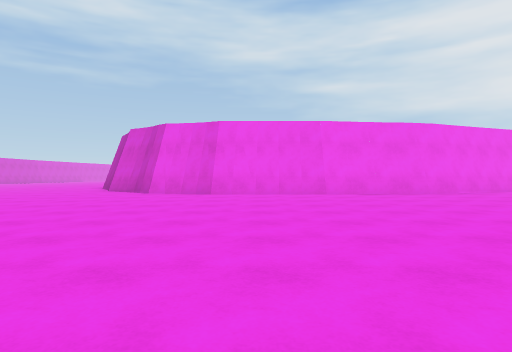
view 1 (above)

24 first-person views from a walk through a 3-D level made in the Unity game engine. The camera is 1.2 m above the floor, looks level and sees 75° across. The floor is counted in squares, 2 m on a side. Each view is taken from the middle of a square. On the plan, view 1 faces up. The plan holds only what a view shows up to about 10 squares ahead; the rest is blank. The place goes on beyond the plan.

view 2
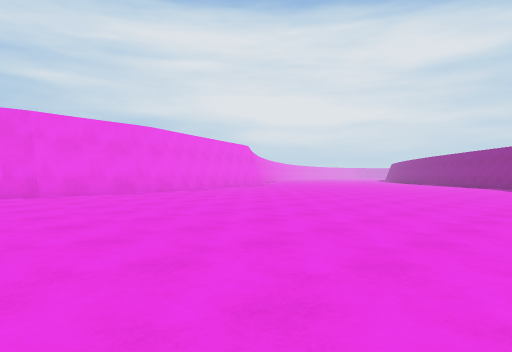

view 3
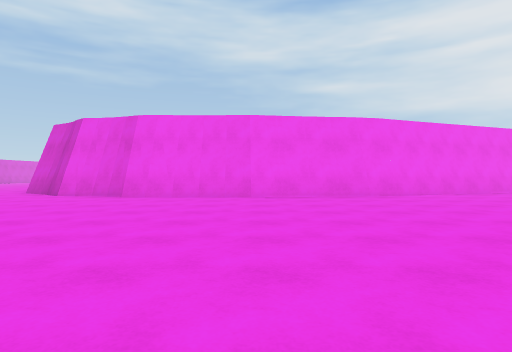

view 4
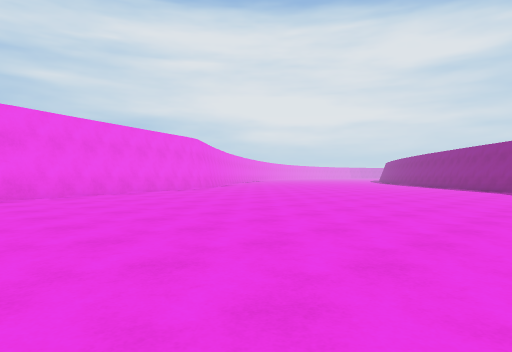

view 5
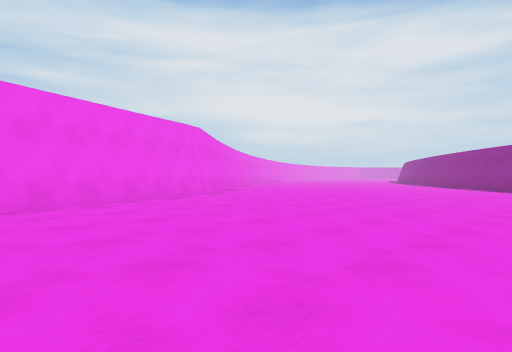

view 6
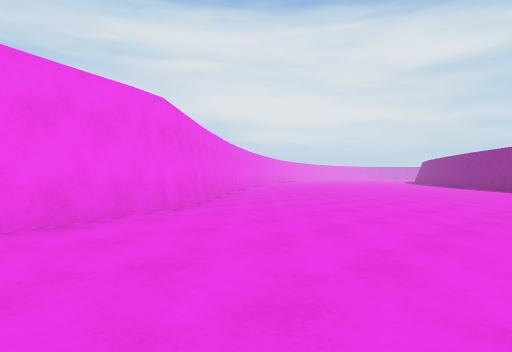

view 7
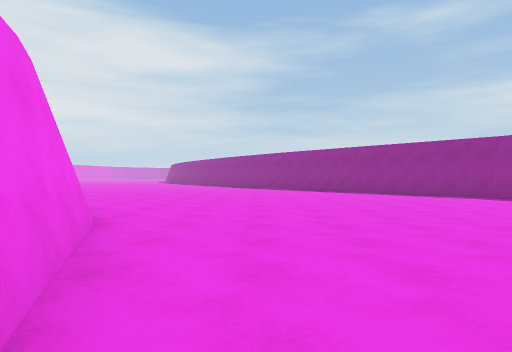

view 8
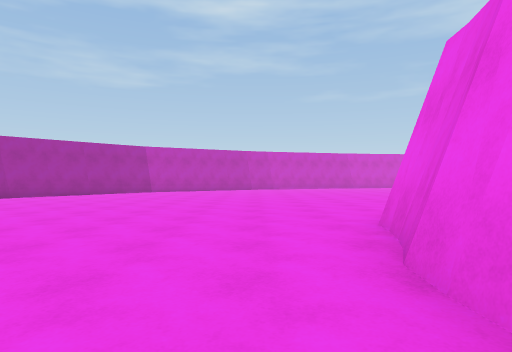

view 9
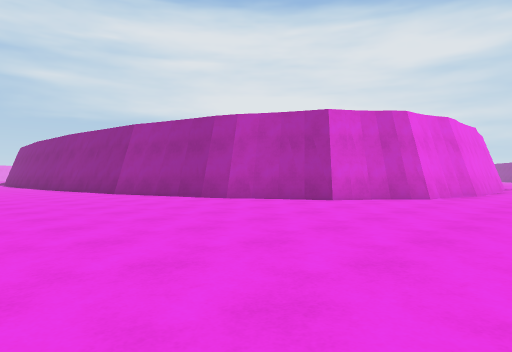

view 10
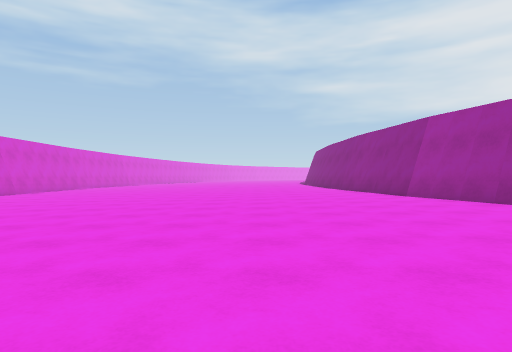

view 11
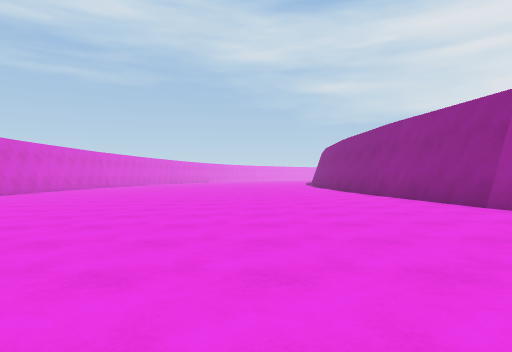

view 12
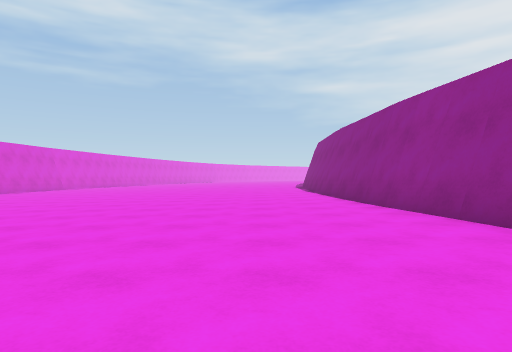

view 13
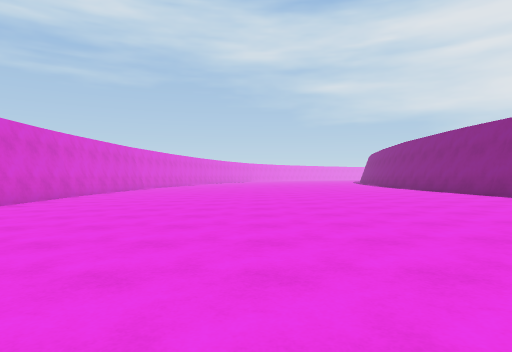

view 14
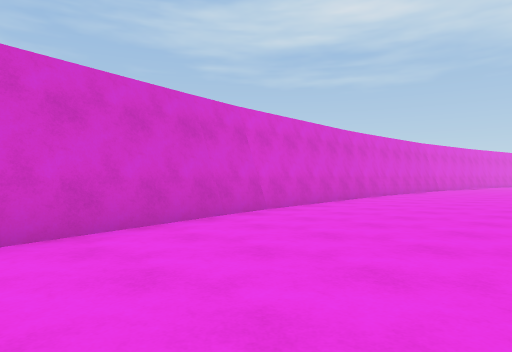

view 15
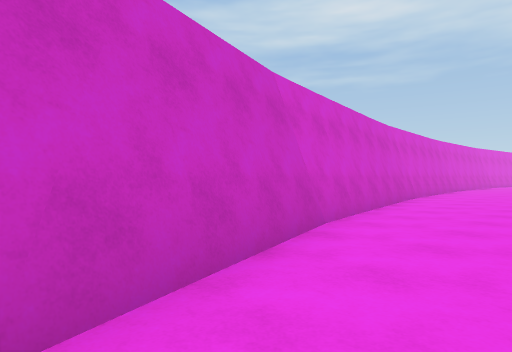

view 16
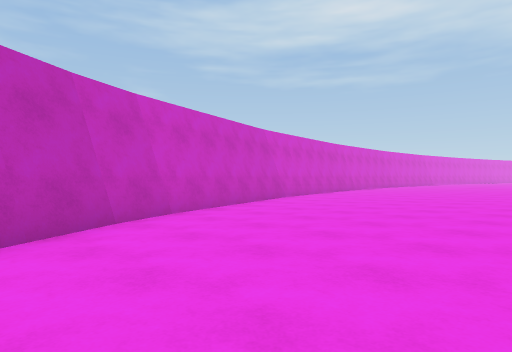

view 17
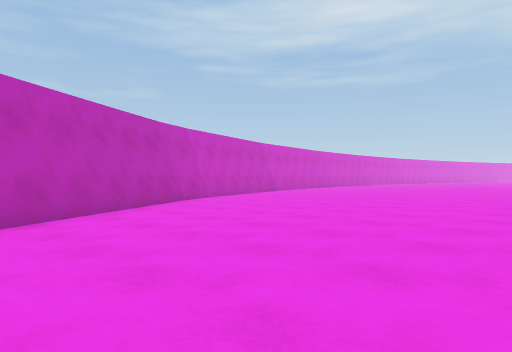

view 18
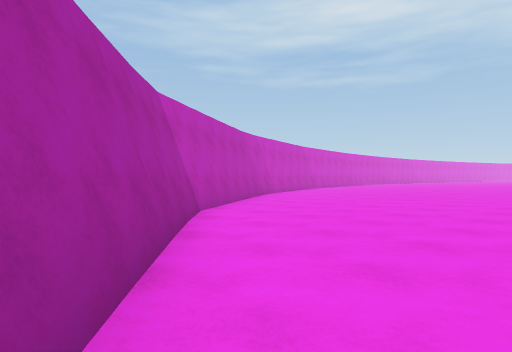

view 19
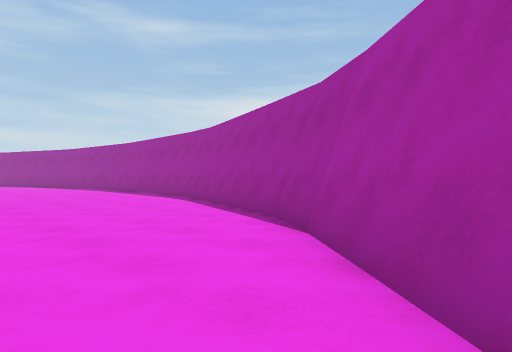

view 20
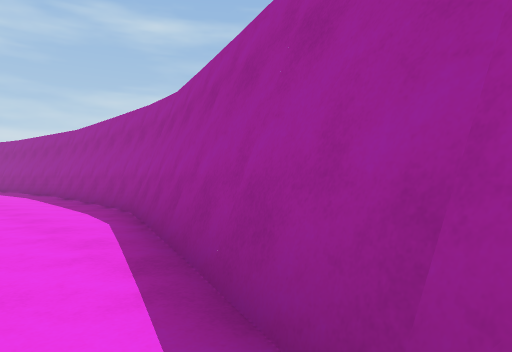

view 21
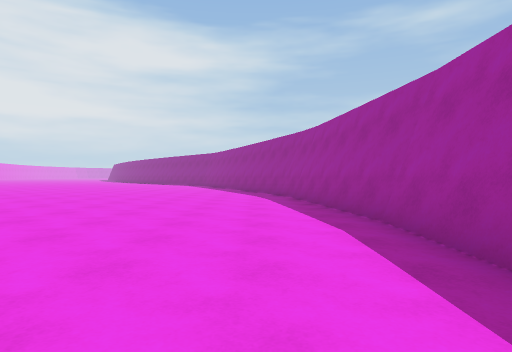

view 22
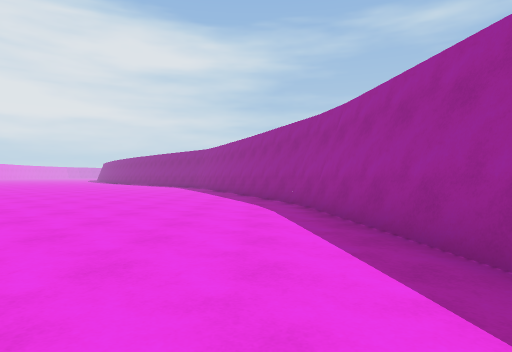

view 23
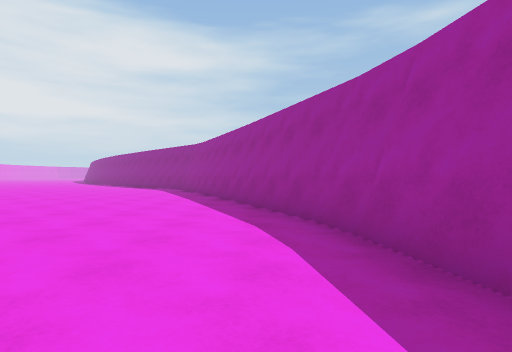

view 24
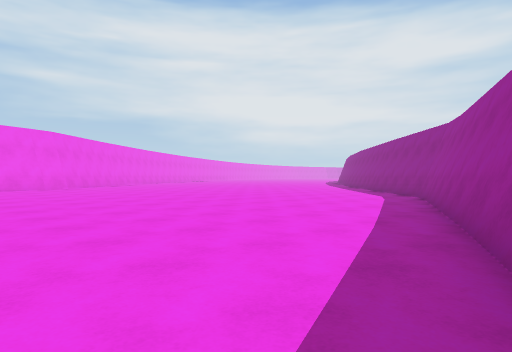

### Floor plan
Points are (right, up) in squares from view 1. A wall is a line through its corners. A room is listed if a view was taken in it or the views show most of it. See-through windows are left out.
Room 1 (views 1, 2, 3, 4, 5, 6, 7, 8, 9, 10, 11, 12, 13, 14, 15, 16, 17, 18, 19, 20, 21, 22, 23, 24)
walls: (-2, 9.5) (-3.1, 9.6) (-3.7, 10.2); (-1.5, 9.3) (-2.1, 9.5) (-2.6, 9.6); (-2.9, 9.7) (-3.3, 10); (-3.2, 9.6) (-3.4, 9.8); (-3.9, 10.5) (-4.9, 11.1) (-5.3, 12.1); (1.4, 9.2) (-1, 9) (-1.7, 9.4); (-4.8, 11.5) (-5.2, 12.2); (2, 8.9) (-1.1, 9.1); (-5.1, 12) (-5.9, 13.1); (-5.7, 13) (-6, 13.7) (-7, 16.7); (4.7, 9.3) (2.5, 9.2); (5.7, 9.7) (1.8, 9.1); (-7, 16.6) (-7.7, 20.9); (7.3, 10.3) (5.5, 9.6); (-2.6, -2.7) (2.6, -2.9); (9.5, 11.3) (5.5, 9.8); (-3.8, -2.6) (-2.5, -2.8); (-8.8, -0.8) (-3.7, -2.6); (-8.2, -1.2) (-7.5, -1.4); (-7.4, 20.1) (-7.5, 21.1); (2, -3) (2.6, -3); (2.4, -2.9) (7.6, -2.2); (-7.7, 21.5) (-7.8, 24.1); (7.4, -2.2) (8.8, -1.9); (-17.1, 8.9) (-16.6, 7.7) (-13.9, 3.2) (-9.8, -0.1) (-8.7, -0.9); (8.6, -2) (18, 1.6); (-18.3, 12.6) (-17.1, 8.8); (-18.6, 13.6) (-18.4, 12.9); (15.3, 15) (12.6, 12.4) (10, 11.5); (-19.6, 19.7) (-18.6, 13.5); (17.8, 1.7) (18.5, 2.1); (-19.8, 24.4) (-19.5, 19.7)
low walls: (9.5, 11.1) (8.7, 10.8); (-14.5, 4.5) (-13.9, 3.5); (-18.1, 12.5) (-17.7, 11.3); (-19.2, 18.5) (-19, 17.3)

Where each view was taken, in squares from view 1:
view 1: 0 up, 0 right, facing up
view 2: 0 up, 0 right, facing up-right
view 3: 1 up, 2 right, facing up
view 4: 1 up, 4 right, facing up-right
view 5: 4 up, 6 right, facing up-right
view 6: 7 up, 9 right, facing up-right
view 7: 10 up, 8 right, facing right
view 8: 8 up, 1 right, facing left
view 9: 7 up, 11 left, facing up-right
view 10: 8 up, 11 left, facing up
view 11: 11 up, 11 left, facing up
view 12: 14 up, 10 left, facing up
view 13: 14 up, 14 left, facing up
view 14: 15 up, 15 left, facing up-left
view 15: 10 up, 16 left, facing up-left
view 16: 6 up, 12 left, facing up-left
view 17: 3 up, 9 left, facing up-left
view 18: 0 up, 9 left, facing up-left
view 19: 3 up, 12 left, facing down-right
view 20: 0 up, 9 left, facing down-right
view 21: 1 down, 2 left, facing right
view 22: 1 down, 1 right, facing right
view 23: 1 down, 4 right, facing right
view 24: 1 down, 9 right, facing up-right
